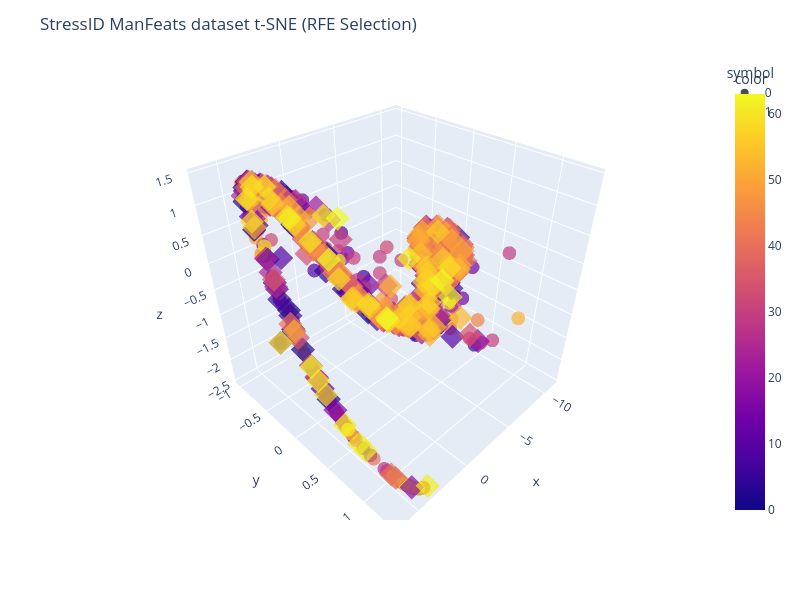
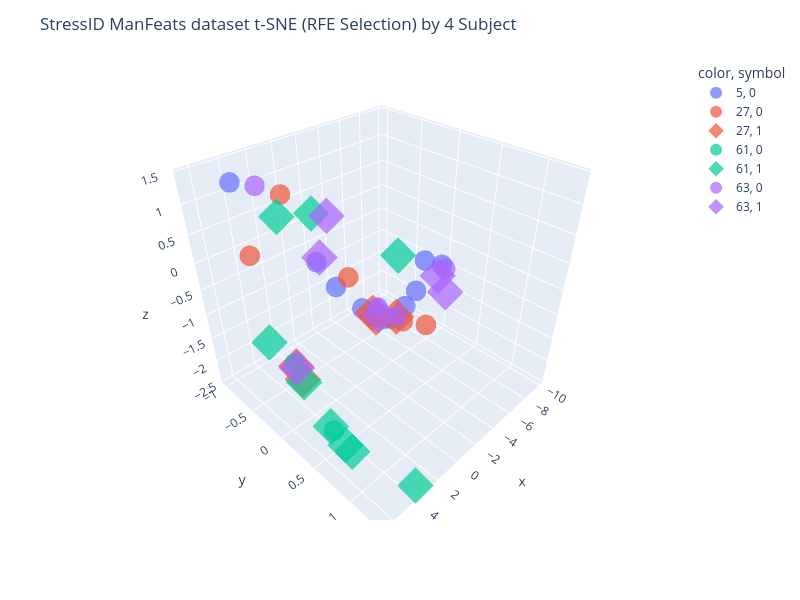

The notebook cell these images were saved under, in order:
### Code cell
# t-SNE in StressID with PCA si_X_95p
# Best N-comp=2, Perp=300 np.arange(50, 700, 50)
# Best N-comp=3, Perp from 550 to 700, np.arange(50, 700, 50)

# t-SNE in StressID with RFE si_X_rfe
# Best N-comp=2, Perp=225 onwards np.arange(25, 700, 25)
# Best N-comp=3, Perp=150 onwards np.arange(25, 700, 25)

si_Ncomp = 3
si_Perp = 150
BY_CLASS = False
colors = si_bclass_labels if BY_CLASS else si_groups_list

si_tsne = TSNE(n_components=si_Ncomp, perplexity=si_Perp, random_state=RAN_STATE)
si_X_tsne = si_tsne.fit_transform(si_X_rfe)
display(si_tsne.kl_divergence_)

#fig = px.scatter(x=si_X_tsne[:, 0], y=si_X_tsne[:, 1], color=si_bclass_labels, width=800, height=600)
fig = px.scatter_3d(
    x=si_X_tsne[:, 0],
    y=si_X_tsne[:, 1],
    z=si_X_tsne[:, 2],
    color=colors,
    symbol=si_bclass_labels,
    opacity=0.7, width=800, height=600
)
fig.update_layout(title="StressID ManFeats dataset t-SNE (RFE Selection)")
fig.show()

# Picking a small sample of subjects to show
n_subjects = 4
subjects_to_show = np.random.choice(range(len(si_subject_to_group)), size=n_subjects)
print(subjects_to_show)
subject_mask = [n in subjects_to_show for n in si_groups_list]
filtered_subjects_rows = [str(subject) for subject, flag in zip(si_groups_list, subject_mask) if flag]
filtered_classes_rows = [str(label) for label, flag in zip(si_bclass_labels.values, subject_mask) if flag]

fig_subj = px.scatter_3d(
    x=si_X_tsne[:, 0][subject_mask],
    y=si_X_tsne[:, 1][subject_mask],
    z=si_X_tsne[:, 2][subject_mask],
    color=filtered_subjects_rows,
    symbol=filtered_classes_rows,
    opacity=0.7,
    width=800,
    height=600,
)
fig_subj.update_layout(title=f"StressID ManFeats dataset t-SNE (RFE Selection) by {n_subjects} Subject")
fig_subj.update_traces(
    marker=dict(size=12, opacity=0.7),
    selector=dict(mode="markers")
)
fig_subj.show()

### Figure 1 — Plotly figure (JSON) as saved in the notebook; plotly's stock layout.template omitted (floating-point values rounded to 4 significant figures; data arrays with more than 128 entries replaced by an {"elided": "..."} marker saying what was removed)
{"data": [{"hovertemplate": "symbol=0<br>x=%{x}<br>y=%{y}<br>z=%{z}<br>color=%{marker.color}<extra></extra>", "legendgroup": "0", "marker": {"color": {"elided": "331 int values"}, "coloraxis": "coloraxis", "opacity": 0.7, "symbol": "circle"}, "mode": "markers", "name": "0", "scene": "scene", "showlegend": true, "type": "scatter3d", "x": {"elided": "331 float values"}, "y": {"elided": "331 float values"}, "z": {"elided": "331 float values"}}, {"hovertemplate": "symbol=1<br>x=%{x}<br>y=%{y}<br>z=%{z}<br>color=%{marker.color}<extra></extra>", "legendgroup": "1", "marker": {"color": {"elided": "368 int values"}, "coloraxis": "coloraxis", "opacity": 0.7, "symbol": "diamond"}, "mode": "markers", "name": "1", "scene": "scene", "showlegend": true, "type": "scatter3d", "x": {"elided": "368 float values"}, "y": {"elided": "368 float values"}, "z": {"elided": "368 float values"}}], "layout": {"coloraxis": {"colorbar": {"title": {"text": "color"}}, "colorscale": [[0, "#0d0887"], [0.1111, "#46039f"], [0.2222, "#7201a8"], [0.3333, "#9c179e"], [0.4444, "#bd3786"], [0.5556, "#d8576b"], [0.6667, "#ed7953"], [0.7778, "#fb9f3a"], [0.8889, "#fdca26"], [1, "#f0f921"]]}, "height": 600, "legend": {"title": {"text": "symbol"}, "tracegroupgap": 0}, "margin": {"t": 60}, "scene": {"domain": {"x": [0, 1], "y": [0, 1]}, "xaxis": {"title": {"text": "x"}}, "yaxis": {"title": {"text": "y"}}, "zaxis": {"title": {"text": "z"}}}, "title": {"text": "StressID ManFeats dataset t-SNE (RFE Selection)"}, "width": 800}}

### Figure 2 — Plotly figure (JSON) as saved in the notebook; plotly's stock layout.template omitted (floating-point values rounded to 4 significant figures)
{"data": [{"hovertemplate": "color=5<br>symbol=0<br>x=%{x}<br>y=%{y}<br>z=%{z}<extra></extra>", "legendgroup": "5, 0", "marker": {"color": "#636efa", "opacity": 0.7, "size": 12, "symbol": "circle"}, "mode": "markers", "name": "5, 0", "scene": "scene", "showlegend": true, "type": "scatter3d", "x": [4.581, -7.034, -9.502, -1.539, 0.4497, -5.691, -2.303, -4.031, -9.87, -1.904, -0.4181], "y": [-0.8064, -0.07051, -0.2589, -0.113, -0.4513, -0.0553, 0.09656, -0.04502, -0.04558, 0.0358, -0.3219], "z": [1.31, -1.315, -1.053, -1.068, -0.1847, -1.485, -1.195, -1.549, -1.031, -1.133, -0.6685]}, {"hovertemplate": "color=27<br>symbol=0<br>x=%{x}<br>y=%{y}<br>z=%{z}<extra></extra>", "legendgroup": "27, 0", "marker": {"color": "#EF553B", "opacity": 0.7, "size": 12, "symbol": "circle"}, "mode": "markers", "name": "27, 0", "scene": "scene", "showlegend": true, "type": "scatter3d", "x": [6.05, 3.964, -3.552, -4.974, 0.2523, -2.638], "y": [-0.2901, -0.1901, 0.1948, 0.3403, -0.01701, -0.1213], "z": [0.6181, 1.415, -1.326, -1.46, -0.1657, -1.39]}, {"hovertemplate": "color=27<br>symbol=1<br>x=%{x}<br>y=%{y}<br>z=%{z}<extra></extra>", "legendgroup": "27, 1", "marker": {"color": "#EF553B", "opacity": 0.7, "size": 12, "symbol": "diamond"}, "mode": "markers", "name": "27, 1", "scene": "scene", "showlegend": true, "type": "scatter3d", "x": [6.466, -4.358, 6.436, -1.81, -2.768], "y": [0.2882, -0.01263, 0.3574, -0.004619, -0.09483], "z": [-0.7242, -1.517, -0.8995, -1.1, -1.402]}, {"hovertemplate": "color=61<br>symbol=0<br>x=%{x}<br>y=%{y}<br>z=%{z}<extra></extra>", "legendgroup": "61, 0", "marker": {"color": "#00cc96", "opacity": 0.7, "size": 12, "symbol": "circle"}, "mode": "markers", "name": "61, 0", "scene": "scene", "showlegend": true, "type": "scatter3d", "x": [6.068, 6.478], "y": [0.6711, 0.2756], "z": [-1.615, -0.684]}, {"hovertemplate": "color=61<br>symbol=1<br>x=%{x}<br>y=%{y}<br>z=%{z}<extra></extra>", "legendgroup": "61, 1", "marker": {"color": "#00cc96", "opacity": 0.7, "size": 12, "symbol": "diamond"}, "mode": "markers", "name": "61, 1", "scene": "scene", "showlegend": true, "type": "scatter3d", "x": [3.005, 2.727, 5.701, 4.168, 6.135, 3.561, 5.097, 5.865, 6.436], "y": [0.9835, -1.014, 0.8378, 0.2348, 0.6407, 1.323, -0.03565, 0.7775, 0.3732], "z": [1.221, -2.112, -1.91, 1.413, -1.548, -2.405, 1.281, -1.813, -0.9337]}, {"hovertemplate": "color=63<br>symbol=0<br>x=%{x}<br>y=%{y}<br>z=%{z}<extra></extra>", "legendgroup": "63, 0", "marker": {"color": "#ab63fa", "opacity": 0.7, "size": 12, "symbol": "circle"}, "mode": "markers", "name": "63, 0", "scene": "scene", "showlegend": true, "type": "scatter3d", "x": [4.239, -7.924, -1.091, -1.388], "y": [-0.4881, 0.215, 0.1785, 0.3994], "z": [1.401, -0.7086, -0.7406, -0.7517]}, {"hovertemplate": "color=63<br>symbol=1<br>x=%{x}<br>y=%{y}<br>z=%{z}<extra></extra>", "legendgroup": "63, 1", "marker": {"color": "#ab63fa", "opacity": 0.7, "size": 12, "symbol": "diamond"}, "mode": "markers", "name": "63, 1", "scene": "scene", "showlegend": true, "type": "scatter3d", "x": [0.7166, -1.898, 3.404, 6.451, -7.845, -6.642], "y": [-0.3494, 0.07516, 0.2783, 0.2928, 0.1258, 0.3761], "z": [0.001164, -1.091, 1.337, -0.7495, -0.92, -0.9291]}], "layout": {"height": 600, "legend": {"title": {"text": "color, symbol"}, "tracegroupgap": 0}, "margin": {"t": 60}, "scene": {"domain": {"x": [0, 1], "y": [0, 1]}, "xaxis": {"title": {"text": "x"}}, "yaxis": {"title": {"text": "y"}}, "zaxis": {"title": {"text": "z"}}}, "title": {"text": "StressID ManFeats dataset t-SNE (RFE Selection) by 4 Subject"}, "width": 800}}
